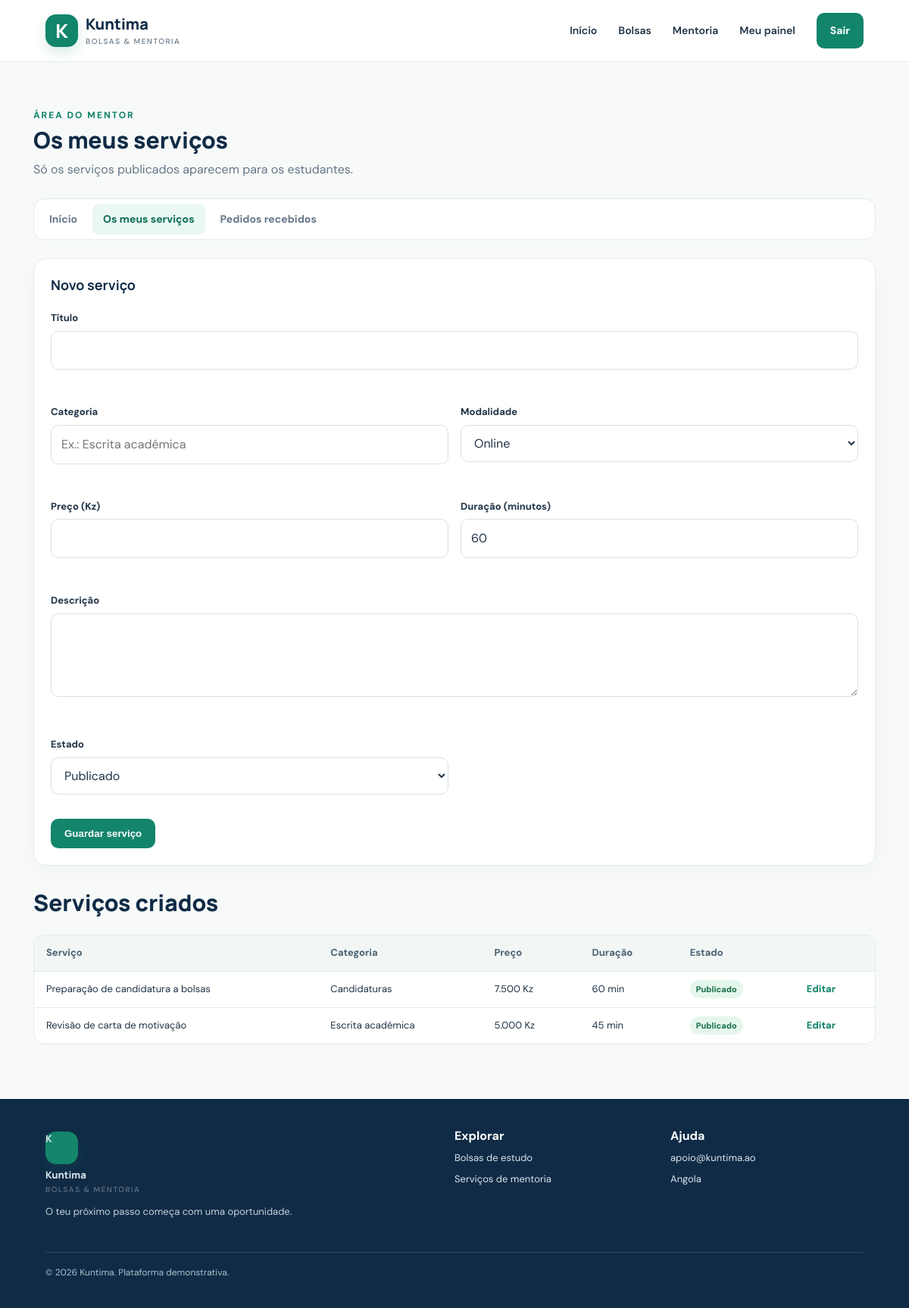
Page /mentor_servicos.php (signed in) on the committed database.
### tables this page shows
CREATE TABLE IF NOT EXISTS servico_mentoria (
 id INT UNSIGNED AUTO_INCREMENT PRIMARY KEY,
 mentor_id INT UNSIGNED NULL,
 title VARCHAR(180) NOT NULL,
 category VARCHAR(100) NOT NULL,
 description TEXT NOT NULL,
 price DECIMAL(10,2) NOT NULL DEFAULT 0,
 duration_minutes SMALLINT UNSIGNED NOT NULL DEFAULT 60,
 delivery ENUM('Online','Presencial','Online e presencial') NOT NULL DEFAULT 'Online',
 status ENUM('published','draft') NOT NULL DEFAULT 'published',
 created_at TIMESTAMP DEFAULT CURRENT_TIMESTAMP,
 CONSTRAINT fk_service_mentor FOREIGN KEY (mentor_id) REFERENCES users(id) ON DELETE SET NULL
);

### config.php (called while the page is built, shortened)
<?php
function e($value): string { return htmlspecialchars((string)$value, ENT_QUOTES, 'UTF-8'); }

### mentor_servicos.php (the view, shortened to what this page needs)
<?php
require_once 'config.php'; require_once 'includes/perfis.php';
$pdo = db(); $uid = (int)$_SESSION['user']['id'];
if (!isset($form)) {
    $form = ['status' => 'published', 'delivery' => 'Online', 'duration_minutes' => 60];
}
$st = $pdo->prepare('SELECT * FROM servico_mentoria WHERE mentor_id=? ORDER BY created_at DESC'); $st->execute([$uid]);
$lista = $st->fetchAll();
require 'includes/header.php'; ?>
<div class="page-heading"><span class="eyebrow" style="color:var(--green)">Área do mentor</span><h1>Os meus serviços</h1><p>Só os serviços publicados aparecem para os estudantes.</p></div>
<?php perfil_nav('mentor', 'mentor_servicos.php'); ?>
<section class="card form-wide">
    <h3 style="margin-top:0"><?=!empty($form['id']) ? 'Editar serviço' : 'Novo serviço'?></h3>
    <form method="post">
        <?php servico_campos($form); ?>
        <div class="form-actions"><button class="btn-primary" type="submit">Guardar serviço</button><?php if (!empty($form['id'])): ?><a class="btn-small" href="mentor_servicos.php">Cancelar edição</a><?php endif; ?></div>
    </form>
</section>
<section class="section" style="padding-top:0"><div class="section-head"><div><h2>Serviços criados</h2></div></div>
<?php if ($lista): ?><div class="table-wrap"><table><thead><tr><th>Serviço</th><th>Categoria</th><th>Preço</th><th>Duração</th><th>Estado</th><th></th></tr></thead><tbody>
<?php foreach ($lista as $s): ?><tr><td><?=e($s['title'])?></td><td><?=e($s['category'])?></td><td><?=e(kz($s['price']))?></td><td><?=e($s['duration_minutes'])?> min</td><td><span class="status <?=$s['status'] === 'published' ? 'approved' : 'pending'?>"><?=$s['status'] === 'published' ? 'Publicado' : 'Rascunho'?></span></td><td><a class="text-link" href="mentor_servicos.php?editar=<?=(int)$s['id']?>#title">Editar</a></td></tr><?php endforeach; ?>
</tbody></table></div><?php else: ?><div class="empty">Ainda não criaste serviços. Usa o formulário acima.</div><?php endif; ?></section>
<?php require 'includes/footer.php'; ?>

### perfis.php (shortened to what this page needs)
<?php
require_once __DIR__ . '/../config.php';
function kz($valor): string { return number_format((float)$valor, 0, ',', '.') . ' Kz'; }
function perfil_nav(string $perfil, string $ativo): void {
    $menus = [
        'admin' => [
            ['admin_inicio.php', 'Início'],
            ['admin.php', 'Candidaturas e pedidos'],
            ['admin_bolsas.php', 'Bolsas'],
            ['admin_servicos.php', 'Serviços de mentoria'],
            ['admin_utilizadores.php', 'Utilizadores'],
        ],
        'mentor' => [
            ['mentor.php', 'Início'],
            ['mentor_servicos.php', 'Os meus serviços'],
            ['mentor_pedidos.php', 'Pedidos recebidos'],
        ],
    ];
    echo '<nav class="perfil-nav" aria-label="Caminhos de ' . e($perfil) . '">';
    foreach ($menus[$perfil] as [$url, $rotulo]) {
        echo '<a href="' . e($url) . '"' . ($url === $ativo ? ' class="ativo" aria-current="page"' : '') . '>' . e($rotulo) . '</a>';
    }
    echo '</nav>';
}
function servico_campos(array $v): void { ?>
    <div class="form-grid">
        <div class="field full"><label for="title">Título</label><input id="title" name="title" required maxlength="180" value="<?=e($v['title'] ?? '')?>"></div>
        <div class="field"><label for="category">Categoria</label><input id="category" name="category" required maxlength="100" placeholder="Ex.: Escrita académica" value="<?=e($v['category'] ?? '')?>"></div>
        <div class="field"><label for="delivery">Modalidade</label><select id="delivery" name="delivery"><?php foreach (['Online', 'Presencial', 'Online e presencial'] as $o): ?><option <?=($v['delivery'] ?? 'Online') === $o ? 'selected' : ''?>><?=e($o)?></option><?php endforeach; ?></select></div>
        <div class="field"><label for="price">Preço (Kz)</label><input id="price" name="price" required inputmode="decimal" value="<?=e($v['price'] ?? '')?>"></div>
        <div class="field"><label for="duration_minutes">Duração (minutos)</label><input id="duration_minutes" name="duration_minutes" type="number" min="15" max="480" required value="<?=e($v['duration_minutes'] ?? 60)?>"></div>
        <div class="field full"><label for="description">Descrição</label><textarea id="description" name="description" required><?=e($v['description'] ?? '')?></textarea></div>
        <div class="field"><label for="status">Estado</label><select id="status" name="status"><option value="published" <?=($v['status'] ?? 'published') === 'published' ? 'selected' : ''?>>Publicado</option></select></div>
    </div>
<?php }

### style.css (style rules this page uses)
:root { --navy:#102b46;--green:#13856b;--green2:#0b6c55;--mint:#eaf7f2;--ink:#203346;--muted:#657687;--line:#e2e9ee;--bg:#f7faf9;--white:#fff;--gold:#f4b740 }
* { box-sizing:border-box }
body { margin:0;background:var(--bg);font-family:'DM Sans',sans-serif;color:var(--ink);line-height:1.6 }
a { color:inherit;text-decoration:none }
.navlinks .nav-cta,.btn-primary { background:var(--green);color:#fff;padding:12px 18px;border-radius:10px;display:inline-flex;justify-content:center;align-items:center;border:0;font-weight:700;cursor:pointer }
.eyebrow { color:#a8f0d8;text-transform:uppercase;font-size:12px;font-weight:800;letter-spacing:2px }
.section { padding:48px 0 8px }
.section-head { display:flex;justify-content:space-between;align-items:end;gap:20px;margin-bottom:22px }
.section h2,.page-heading h1 { font:800 30px Manrope;color:var(--navy);margin:0 }
.section-head p,.page-heading p { margin:6px 0 0;color:var(--muted) }
.text-link { color:var(--green);font-weight:800 }
.card { background:#fff;border:1px solid var(--line);border-radius:17px;padding:22px;box-shadow:0 8px 25px #16344b08 }
.card h3 { font:700 18px/1.35 Manrope;color:var(--navy);margin:17px 0 7px }
.card .btn-primary { width:100%;margin-top:17px }
.page-heading { padding:28px 0 22px }
.filters input,.filters select,.field input,.field select,.field textarea { width:100%;border:1px solid #d8e2e8;background:#fff;border-radius:10px;padding:12px 13px;font:inherit;color:var(--ink);outline:none }
.form-grid { display:grid;grid-template-columns:1fr 1fr;gap:16px }
.field { margin:15px 0 }
.field label { display:block;font-size:13px;font-weight:700;margin-bottom:6px }
.field textarea { min-height:110px;resize:vertical }
.table-wrap { overflow-x:auto;background:white;border:1px solid var(--line);border-radius:14px }
table { width:100%;border-collapse:collapse;min-width:640px }
th,td { text-align:left;padding:13px 16px;border-bottom:1px solid var(--line);font-size:13px }
th { background:#f2f7f5;color:#486173 }
tr:last-child td { border-bottom:0 }
.status { font-size:11px;border-radius:20px;padding:5px 8px;background:#eef2f5;color:#526577;font-weight:800 }
.status.approved { background:#e5f7ec;color:#197148 }

### perfis.php (style rules this page uses)
.perfil-nav { display:flex;gap:6px;flex-wrap:wrap;margin:4px 0 24px;padding:6px;background:#fff;border:1px solid var(--line);border-radius:14px }
.perfil-nav a { padding:9px 14px;border-radius:9px;font-size:14px;font-weight:700;color:var(--muted) }
.perfil-nav a.ativo { background:var(--mint);color:var(--green2) }
.form-grid .field.full { grid-column:1/-1 }
.form-actions { display:flex;gap:10px;align-items:center;flex-wrap:wrap }
.form-actions .btn-primary { width:auto }
.card.form-wide { margin-bottom:28px }

### rows in the picture
servico_mentoria: duration_minutes "60", status "Publicado", title "Preparação de candidatura a bolsas", category "Candidaturas", price "7.500 Kz"
servico_mentoria: title "Revisão de carta de motivação", category "Escrita académica", price "5.000 Kz", duration_minutes "45", status "Publicado"

### other values in the picture
$rotulo "Início"
$rotulo "Os meus serviços"
$rotulo "Pedidos recebidos"
form field delivery "Online"
